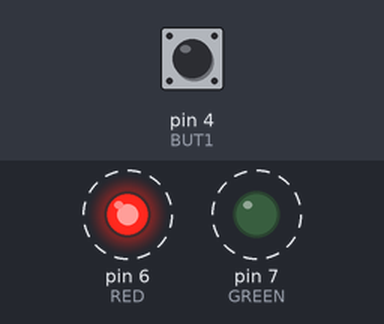
A sketch run on a simulated Arduino Uno, built with avr-gcc and run on an emulated ATmega328P. Shown: output pins drawn as LEDs (lit = HIGH). Dashed ring = blinking. Inputs (shaded band) come from the test bench; at power-on: pin 4 (BUT1) HIGH.

Above: at 1.18 s.
1.4 s: pin 4 (BUT1) pulled LOW for 0.3 s
At 1.56 s:
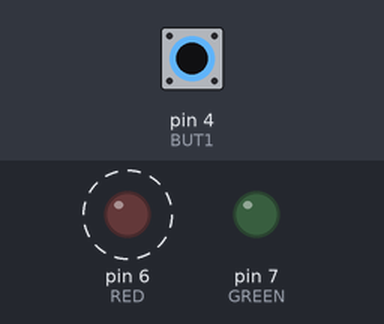
4.4 s: pin 4 (BUT1) pulled LOW for 3.2 s
Timing chart, 0 to 15.1 s (numbered marks = the images above; inputs shaded):
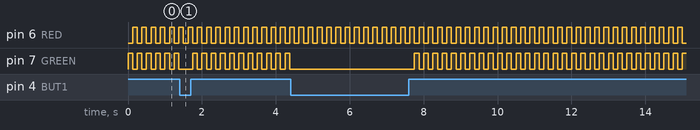

The sketch:

eleven.ino
```cpp
const int RED = 6;
const int GREEN = 7;
const int BUT1 = 4;
const int BUT2 = 3;
int f = 4;

void setup() {
  pinMode(BUT1, INPUT_PULLUP);
  pinMode(BUT2, INPUT_PULLUP);
  pinMode(RED, OUTPUT);
  pinMode(GREEN, OUTPUT);
}

void loop() {
  if (digitalRead(BUT1) == HIGH) {
    digitalWrite(GREEN, HIGH);
    digitalWrite(RED, LOW);
    delay(500/f);
    digitalWrite(GREEN, LOW);
    digitalWrite(RED, HIGH);
    delay(500/f);
  } else {

    digitalWrite(RED, LOW);
    delay(500/f);
    digitalWrite(RED, HIGH);
    delay(500/f);
  }

  }
```

Measured:
- by itself, pin 6 (RED): alternates HIGH for 0.13 s and LOW for 0.13 s
